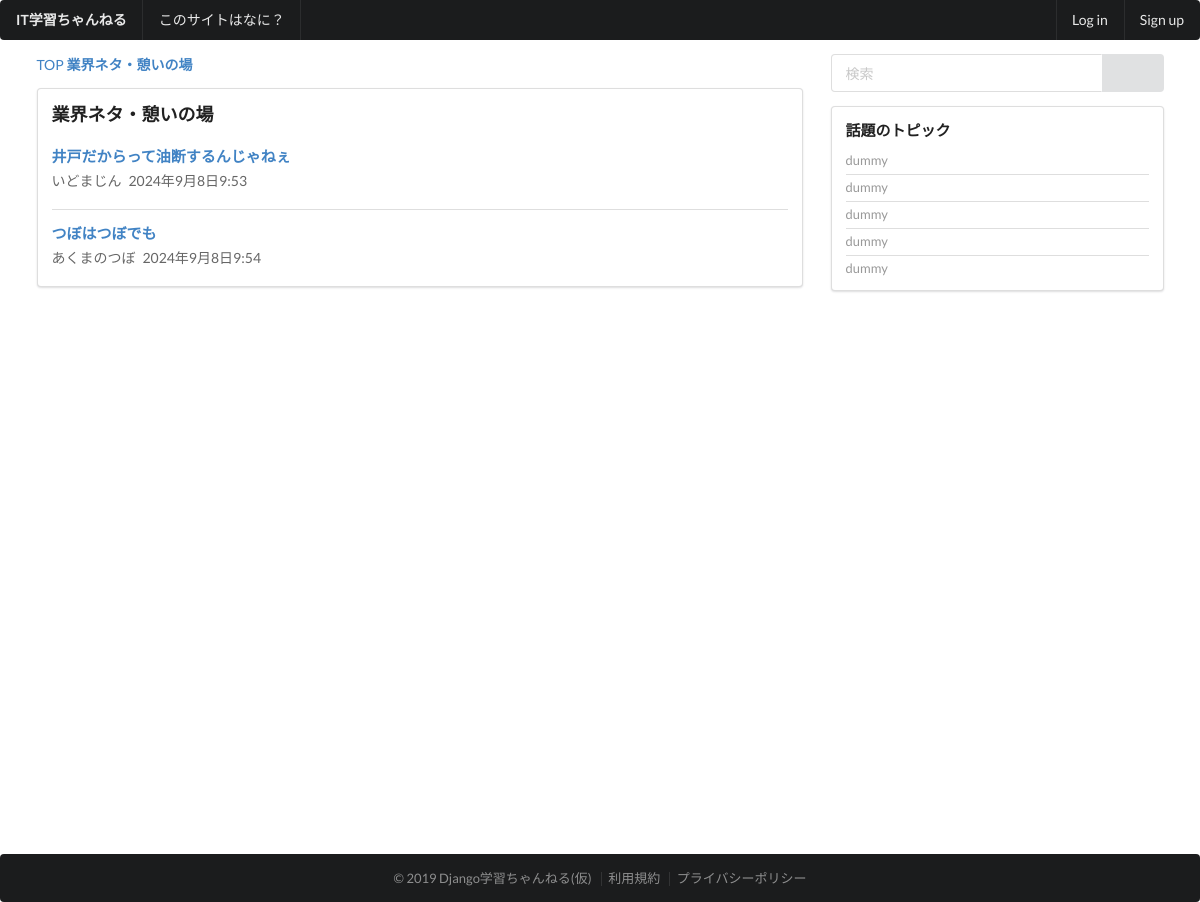
/thread/category/chatter/, run on an earlier commit of the app's database.
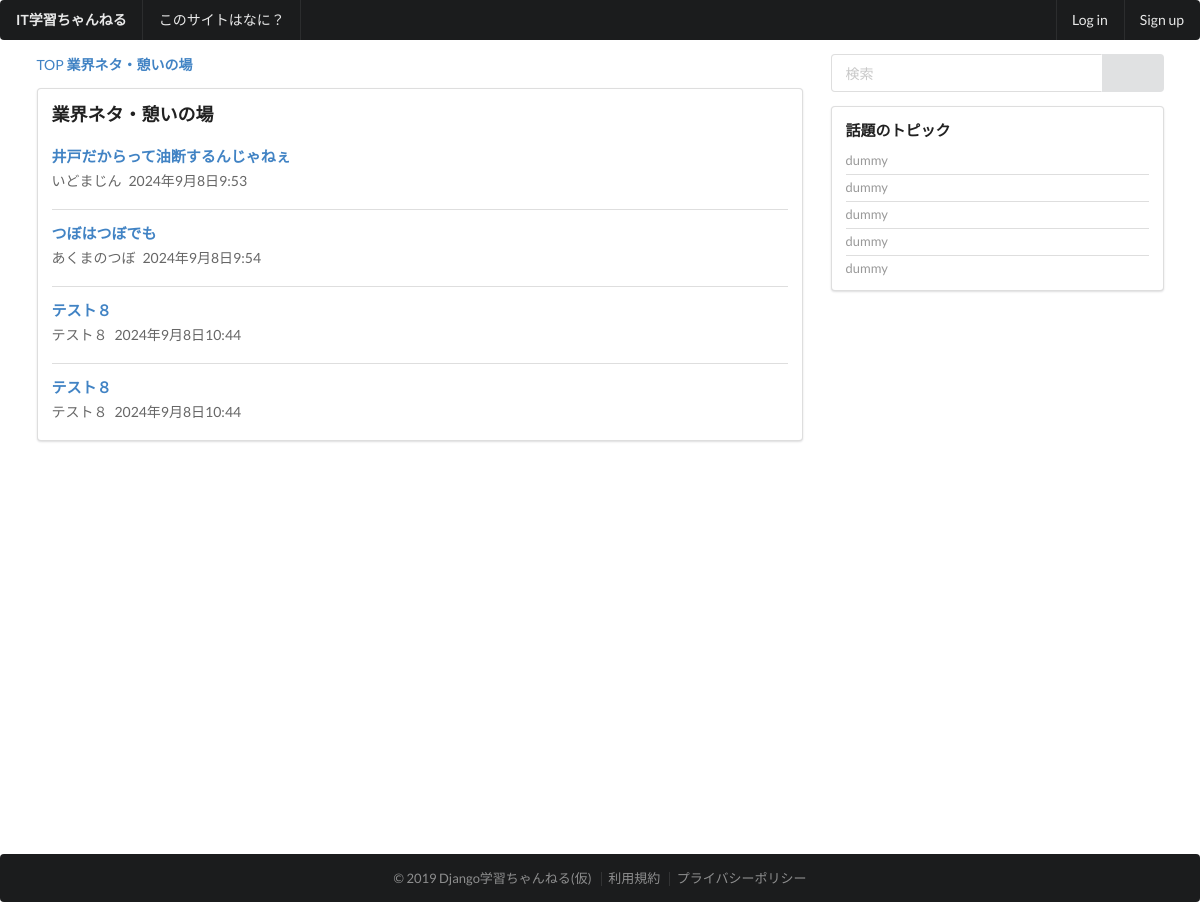
And on a later commit of the database.
### thread/models.py (models this page shows, shortened)
class Topic(models.Model):
    user_name = models.CharField(
        '名無しさん',
        max_length=30,
        null=True,
        blank=False,
    )
    title = models.CharField(
        'タイトル',
        max_length=255,
        null = False,
        blank = False,
    )
    message = models.TextField(
        verbose_name='本文',
        null=True,
        blank=False,
    )
    category = models.ForeignKey(
        Category,
        verbose_name='カテゴリー',
        on_delete=models.PROTECT,
        null=True,
        blank=False,
    )
    status = models.IntegerField(
        'トピックのステータス',
        default=0,
        choices=TOPIC_STATUS_CHOICE,
    )
    created = models.DateTimeField(
        auto_now_add=True,
    )
    modified = models.DateTimeField(
        auto_now=True,
    )
    objects = TopicManager()

### thread/views.py (the view)
# urls.py: path('category/<str:url_code>/', views.CategoryView.as_view(), name='category'),
class CategoryView(ListView):
    template_name = 'thread/category.html'
    context_object_name = 'topic_list'
    def get_queryset(self):
        return Topic.objects.filter(category__url_code = self.kwargs['url_code'])
    def get_context_data(self, **kwargs):
        ctx = super().get_context_data(**kwargs)
        ctx['category'] = get_object_or_404(Category, url_code=self.kwargs['url_code'])
        return ctx

### templates/thread/category.html (shortened to what this page needs)
{% extends 'base/base.html' %}
{% block content %}
<div class="ui grid stackable">
    <div class="eleven wide column">
        <div class="ui breadcrumb">
            <a class="section">TOP</a>
            <a class="active section">{{category.name}}</a>
        </div>
        <div class="ui segment">
            <div class="content">
                <div class="header"><h3>{{category.name}}</h3></div>
                <div class="ui divided items">
                    {% if topic_list %}
                    {% for topic in topic_list %}
                    <div class="item">
                        <div class="content">
                            <div class="header">
                                <a href="{% url 'topic' pk=topic.id %}"><h4>{{topic.title}}</h4></a>
                            </div>
                            <div class="meta">
                                <span class="name">{{topic.user_name}}</span>
                                <span class="date">{{topic.created}}</span>
                            </div>
                        </div>
                    </div>
                    {% endfor %}
                    {% else %}
                    <div class="ui warning message">トピックが存在しません</div>
                    {% endif %}
                </div>
            </div>
        </div>
    </div>
    {% include 'base/sidebar.html' %}
</div>
{% endblock %}

What changed in the data, as far as the page shows it:
added Topic: title "テスト８", user_name "テスト８", created "2024年9月8日10:44"
added Topic: title "テスト８", user_name "テスト８", created "2024年9月8日10:44"
